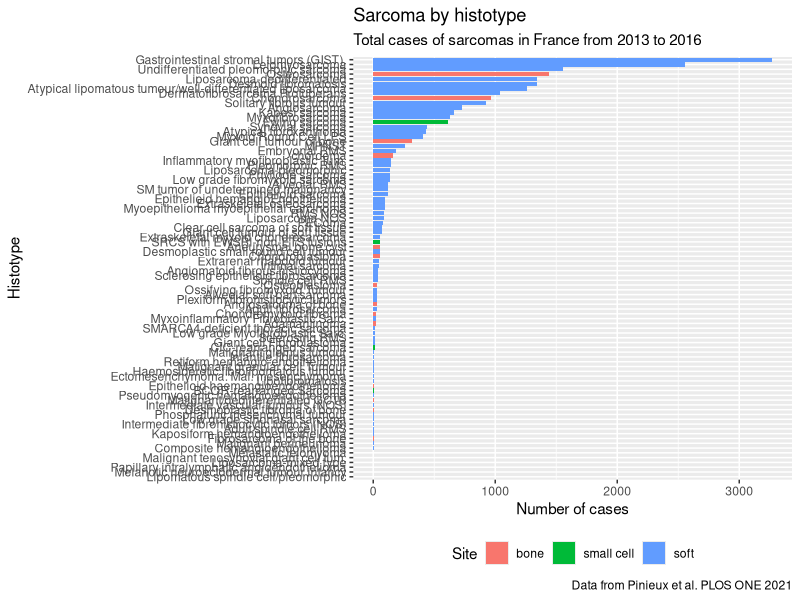
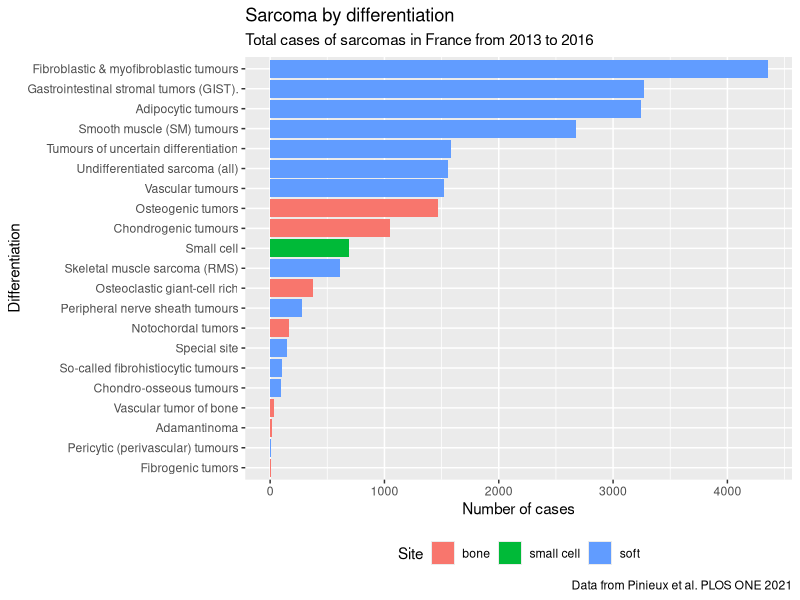
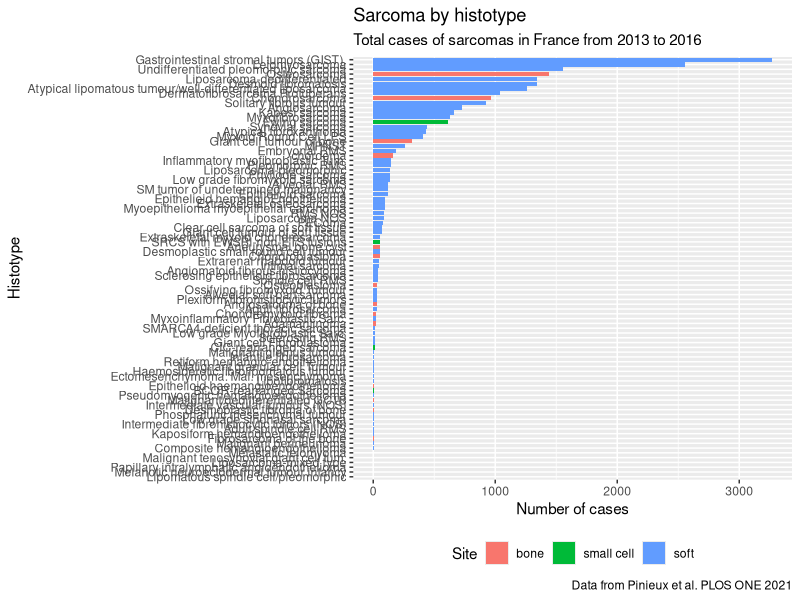
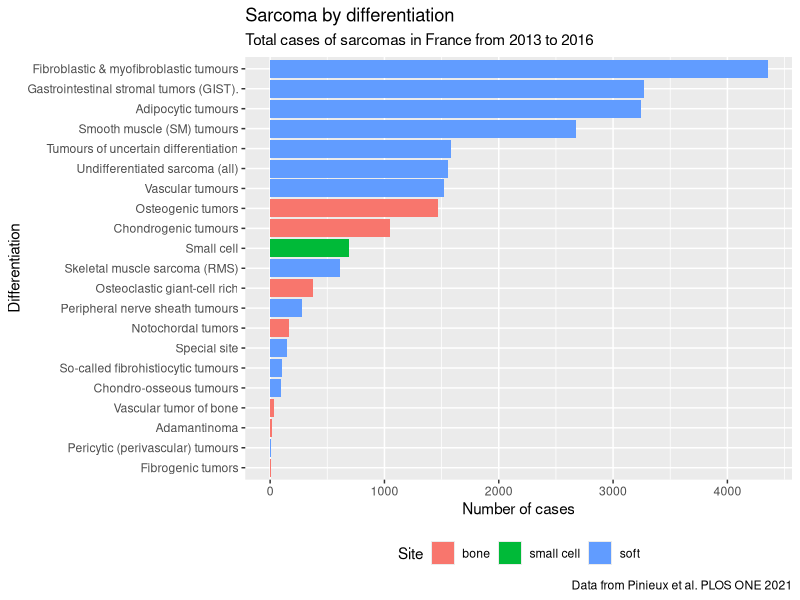

These figures' R source, in order:

library(readr)
library(tidyverse)

db <- read_delim("input/pinieux2021.csv", 
                 delim = ";", 
                 escape_double = FALSE, 
                 col_types = cols(`2013` = col_integer(), 
                                  `2014` = col_integer(), 
                                  `2015` = col_integer(), 
                                  `2016` = col_integer()),
                 trim_ws = TRUE)
pop <- read_delim("input/frenchPop1316.csv", 
                            delim = ";", 
                  escape_double = FALSE, 
                  col_types = cols(french_population = col_integer(), 
                                   year = col_character()), 
                  trim_ws = TRUE)


db %>% mutate(tot = `2013`+`2014`+`2015`+`2016`) %>% 
  ggplot(mapping = aes(
    x = reorder(histotype, tot),
    y = tot, 
    fill = site)) +
  geom_col() +
  coord_flip() + 
  labs( title = 'Sarcoma by histotype',
        subtitle = 'Total cases of sarcomas in France from 2013 to 2016',
        caption = 'Data from Pinieux et al. PLOS ONE 2021', 
        x = 'Histotype', 
        y = 'Number of cases', 
        fill = 'Site') + 
  theme(legend.position = "bottom")

ggsave('output/pinieuxTotHisto.pdf', 
       width = 20,
       height = 13)

db %>% mutate(tot = `2013`+`2014`+`2015`+`2016`) %>%
  group_by(Differentiation, site) %>%
  summarise(tot = sum(tot)) %>%
  ggplot(mapping = aes(
    x = reorder(Differentiation, tot),
    y = tot, 
    fill = site)) +
  geom_col() +
  coord_flip() + 
  labs( title = 'Sarcoma by differentiation',
        subtitle = 'Total cases of sarcomas in France from 2013 to 2016',
        caption = 'Data from Pinieux et al. PLOS ONE 2021', 
        x = 'Differentiation', 
        y = 'Number of cases', 
        fill = 'Site') + 
  theme(legend.position = "bottom")

ggsave('output/pinieuxTotDiff.pdf', 
       width = 20,
       height = 13)

  
